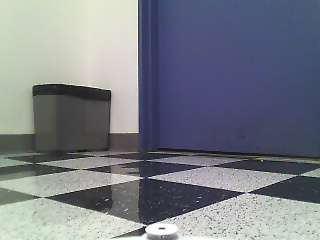
%> input picture hallway_images/im1.png, 320 x 240 px; its folder holds only this picture in this run
$ octave test2.m   (GNU Octave 9; MATLAB toolbox functions it lacks are replaced by stand-ins)
%> lines starting %> are read from the running program, lines starting %| are printed output that depends on the picture; in (x1, y1, x2, y2) boxes, pixels count from 0 and x2, y2 are one past the last pixel; in counts of white or black regions, pixels touching at a corner belong together; the program's own positions count from 1
close all;

img_dir = 'hallway_images';
files = dir(strcat(img_dir,'/*.png'));

f1 = figure(1);
f2 = figure(2);

t1 = 0.9;
t2 = 1.1;

for i =1:length(files)
    file_name = strcat(img_dir,'/',files(i).name);
    img = imread(file_name);
%> img is the input picture: size 240x320x3 uint8; mean R, G, B 121.2, 125.2, 134.3
    figure(f1);
    imshow(img);

    img_hsv = rgb2hsv(img);
%> img_hsv: size 240x320x3 double; mean H, S, V 0.452, 0.189, 0.548

    bw = img_hsv(:,:,1) > 0.5 & img_hsv(:,:,1) < 0.7 & img_hsv(:,:,3) > 0.25 & img_hsv(:,:, 2) > 0.1;
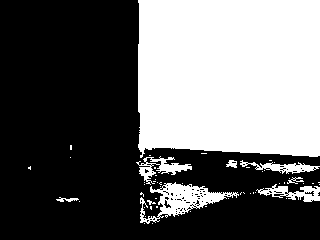
%> bw: size 240x320 logical; 40.2% white; 54 white regions (45 under 20 px), largest, box (x1, y1, x2, y2) and area: (138, 0, 320, 158) 27598, (140, 182, 239, 224) 1498, (136, 156, 192, 185) 545
    bw = bwmorph(bw, 'erode', 4);
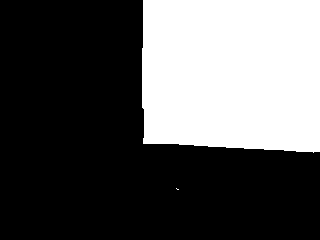
%> bw: size 240x320 logical; 34.1% white; 2 white regions (1 under 20 px), largest, box (x1, y1, x2, y2) and area: (142, 0, 320, 153) 26185
    bw = bwmorph(bw, 'dilate', 2);
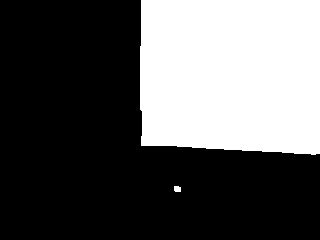
%> bw: size 240x320 logical; 35% white; 2 white regions
    bw = bwmorph(bw, 'clean', 2);

    p = regionprops(bw);
%> p = 2 regions; box (x1, y1, x2, y2), Area and Centroid: (140, 0, 320, 155) 26859 [231.8 75.4], (174, 186, 181, 192) 39 [177.9 189.6]


    figure(f2);
    imshow(bw);
    hold on;

    for j = 1:length(p)
        if p(j).Area > 400
            rectangle('Position', p(j).BoundingBox, 'EdgeColor', 'b');
            c = p(j).Centroid;
            plot(c(1), c(2), 'b*');
        end
    end
%> this loop made 2 passes
%> c on pass 1: [231.8 75.41]
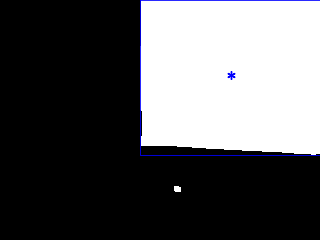
%> figure redrawn from the program's plot data

    input('Press enter for next image');
end

$ run again, on hallway_images/im13.png
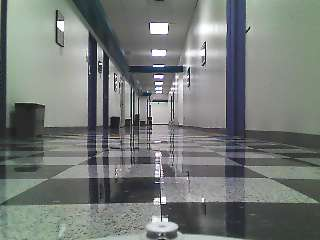
%> input picture hallway_images/im13.png, 320 x 240 px
%> img is the input picture: size 240x320x3 uint8; mean R, G, B 117.9, 122.9, 119.9
%> img_hsv: size 240x320x3 double; mean H, S, V 0.41, 0.0873, 0.493
%> `bw = bwmorph(bw, 'dilate', 2);`:
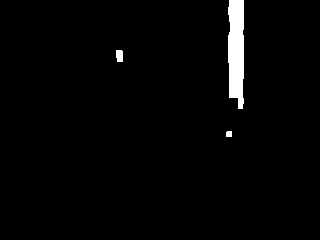
%> bw: size 240x320 logical; 2.1% white; 3 white regions
%> p = 3 regions; box (x1, y1, x2, y2), Area and Centroid: (228, 0, 244, 109) 1533 [236.9 51.2], (116, 50, 123, 62) 79 [120.1 56.4], (226, 131, 232, 137) 35 [229.6 134.6]
%> the loop `for j = 1:length(p)` made 3 passes
%> c on pass 3: [236.9 51.17]
%> after the loop `for j = 1:length(p)`:
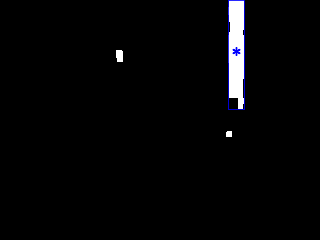
%> figure redrawn from the program's plot data

$ run again, on hallway_images/im15.png
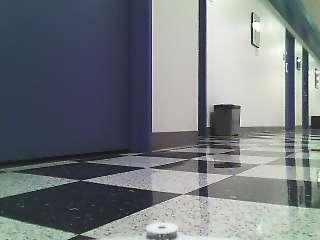
%> input picture hallway_images/im15.png, 320 x 240 px
%> img is the input picture: size 240x320x3 uint8; mean R, G, B 116.3, 122, 126.2
%> img_hsv: size 240x320x3 double; mean H, S, V 0.449, 0.175, 0.513
%> `bw = bwmorph(bw, 'dilate', 2);`:
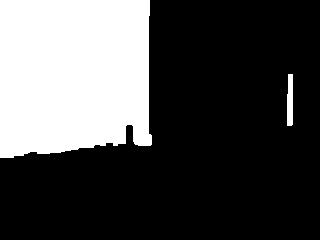
%> bw: size 240x320 logical; 29.4% white; 2 white regions
%> p = 2 regions; box (x1, y1, x2, y2), Area and Centroid: (0, 0, 152, 158) 22260 [73.6 75.2], (287, 74, 293, 126) 291 [290.7 101.5]
%> the loop `for j = 1:length(p)` made 2 passes
%> c on pass 1: [73.57 75.24]
%> after the loop `for j = 1:length(p)`:
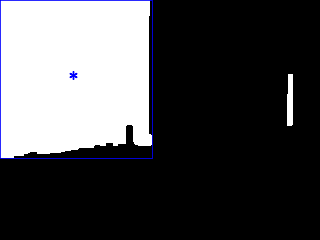
%> figure redrawn from the program's plot data

$ run again, on hallway_images/im10.png
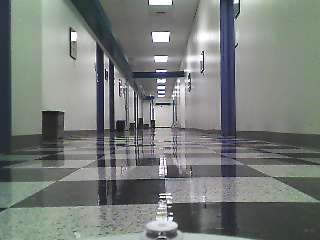
%> input picture hallway_images/im10.png, 320 x 240 px
%> img is the input picture: size 240x320x3 uint8; mean R, G, B 119.9, 125.1, 121.6
%> img_hsv: size 240x320x3 double; mean H, S, V 0.395, 0.0892, 0.501
%> p = 2 regions; box (x1, y1, x2, y2), Area and Centroid: (222, 8, 234, 127) 1195 [228.3 66.6], (0, 0, 9, 30) 222 [4.4 17.3]
%> the loop `for j = 1:length(p)` made 2 passes
%> c on pass 2: [228.3 66.57]
%> after the loop `for j = 1:length(p)`:
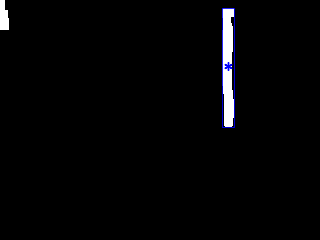
%> figure redrawn from the program's plot data
